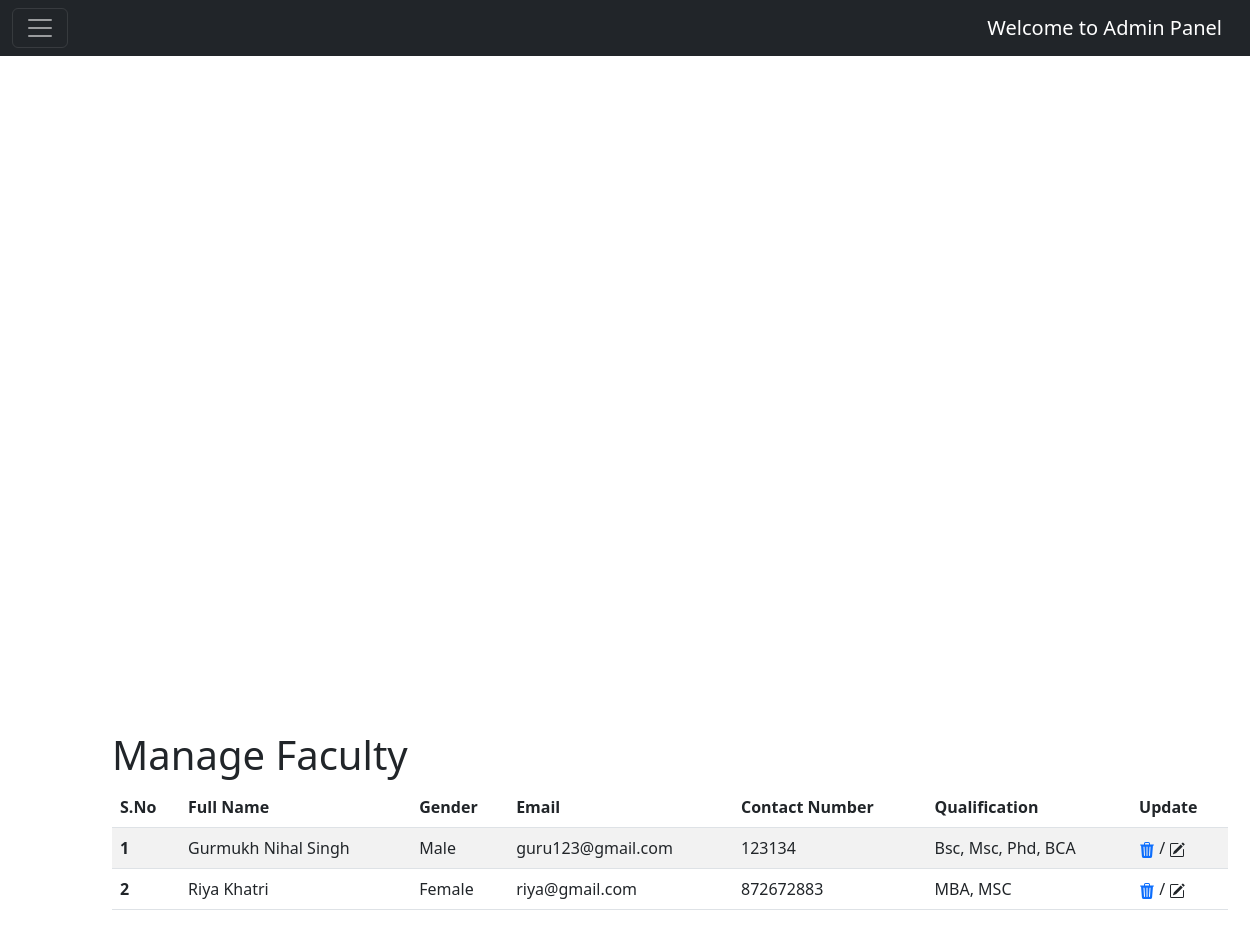
The page /admin_panel/manage_teacher/ on the database its author committed.
### main/models.py (models this page shows, shortened)
class Teacher(models.Model):
    full_name = models.CharField(max_length=100)
    gender = models.CharField(max_length=50)
    email = models.EmailField()
    contact_num = models.CharField(max_length=20)
    qualification = models.TextField()

### main/views.py (the view)
# urls.py: path('admin_panel/manage_teacher/', views.manageTeachers, name="manage_teachers"),
def manageTeachers(request):
    all_teachers = Teacher.objects.all()
    data = {"teachers": all_teachers}
    return render(request, 'admin/manage_teachers.html', data)

### templates/admin/manage_teachers.html (shortened to what this page needs)
{% extends 'admin/admin_base.html' %}
{% block body %}
    <div class="container" style="margin: 100px;">
        <h1>Manage Faculty</h1>
        <table class="table table-striped">
            <thead>
                <tr>
                    <th>S.No</th>
                    <th>Full Name</th>
                    <th>Gender</th>
                    <th>Email</th>
                    <th>Contact Number</th>
                    <th>Qualification</th>
                    <th>Update</th>
                </tr>
            </thead>
            <tbody>
                {% for teacher in teachers %}
                <tr>
                    <th scope="row">{{forloop.counter}}</th>
                    <td>{{teacher.full_name}}</td>
                    <td>{{teacher.gender}}</td>
                    <td>{{teacher.email}}</td>
                    <td>{{teacher.contact_num}}</td>
                    <td>{{teacher.qualification}}</td>
                    <td>
                        <a href="{% url 'delete_teacher' teacher.id %}" style="text-decoration: none;">
                        </a>
                        /
                        <svg xmlns="http://www.w3.org/2000/svg" width="16" height="16" fill="currentColor"
                            class="bi bi-pencil-square" data-bs-toggle="modal" data-bs-target="#exampleModal{{teacher.id}}" viewBox="0 0 16 16">
                            <path
                                d="M15.502 1.94a.5.5 0 0 1 0 .706L14.459 3.69l-2-2L13.502.646a.5.5 0 0 1 .707 0l1.293 1.293zm-1.75 2.456-2-2L4.939 9.21a.5.5 0 0 0-.121.196l-.805 2.414a.25.25 0 0 0 .316.316l2.414-.805a.5.5 0 0 0 .196-.12l6.813-6.814z" />
                            <path fill-rule="evenodd"
                                d="M1 13.5A1.5 1.5 0 0 0 2.5 15h11a1.5 1.5 0 0 0 1.5-1.5v-6a.5.5 0 0 0-1 0v6a.5.5 0 0 1-.5.5h-11a.5.5 0 0 1-.5-.5v-11a.5.5 0 0 1 .5-.5H9a.5.5 0 0 0 0-1H2.5A1.5 1.5 0 0 0 1 2.5v11z" />
                        </svg>
                    </td>
                </tr>
                {% endfor %}
            </tbody>
        </table>
    </div>
{% endblock %}

### rows shown on the page
Teacher: full_name "Gurmukh Nihal Singh", gender "Male", email "guru123@gmail.com", contact_num "123134", qualification "Bsc, Msc, Phd, BCA"
Teacher: full_name "Riya Khatri", gender "Female", email "riya@gmail.com", contact_num "872672883", qualification "MBA, MSC"
